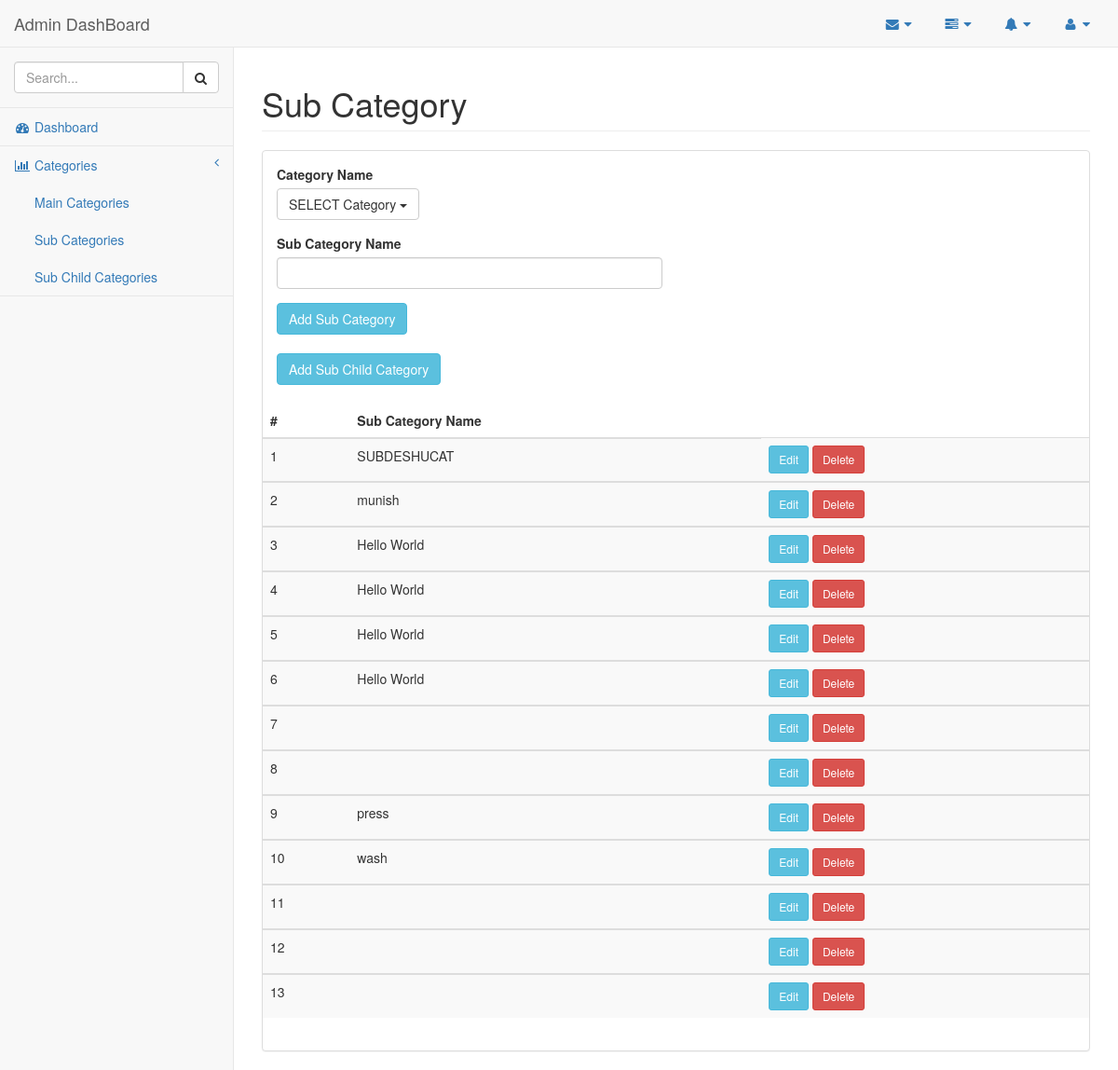
The page /subCategory.php on the database its author committed.
### tables this page shows
CREATE TABLE IF NOT EXISTS `sub_categories` (
`id` int(11) NOT NULL,
  `service_id` int(11) NOT NULL,
  `sub_category_name` varchar(100) NOT NULL
);

### classes/connectionClass.php (called while the page is built, shortened)
<?php
   	class connection {
   	   		public function __construct() {
   				$this->con = mysqli_connect(DB_SERVER,DB_USERNAME,DB_PASSWORD,DB_DATABASE);
   		}
   }
?>

### classes/servicesClass.php (called while the page is built, shortened)
<?php
	include 'connectionClass.php';
	class Service extends connection {
		public function allSubCategories(){
			$query = mysqli_query($this->con,"SELECT * from sub_categories");
			return $query;
		}
	}
 ?>

### subCategory.php (the view, shortened to what this page needs)
<?php
    include 'header.php';
    include 'sidebar.php';
    include 'classes/servicesClass.php';
?>
 <div id="page-wrapper">
            <div class="row">
                <div class="col-lg-12">
                    <h1 class="page-header">Sub Category</h1>
                </div>
            </div>
         <div class="row">
                <div class="col-lg-12">
                    <div class="panel panel-default">
                         <div class="panel-body">
                                <div class="row">
                                     <div class="col-lg-6">
                                             <div class="form-group">
                                                    <label class="control-label" for="inputSuccess">Category Name</label>
                                                    <div class="dropdown">
                                                        <button id="buttonname" class="btn btn-default dropdown-toggle" type="button" data-toggle="dropdown"><span id="hash">SELECT Category</span>
                                                        <span class="caret"></span></button>
                                                      </div>
                                                    </div>
                                             <form  method="post" role="form" action="subCategory.php">
                                                    <div class="form-group has-info">
                                                        <label class="control-label" for="inputSuccess">Sub Category Name</label>
                                                        <input type="text" class="form-control" id="inputSuccess" name="sub_category_name">
                                                    </div>
                                                        <input type="submit" class="btn btn-info" name="submit" value="Add Sub Category">
                                            </form>
                                            <br>
                                                <a href="subChildCategory.php"><button class="btn btn-info">Add Sub Child Category</button></a>
                                                <br>
                                            <br>
                                        </div>
                                        <div class="row">
                                            <div class="col-lg-12">
                                                <div class="table-responsive">
                                            <table class="table table-striped">
                                                <thead>
                                                    <tr>
                                                        <th>#</th>
                                                        <th>Sub Category Name</th>
                                                    </tr>
                                                </thead>
                                                <tbody>
                                                   <?php
                                                        $allcatObj = new Service;
                                                        $result = $allcatObj->allSubCategories();
                                                       $i=1;
                                                        while ($out=mysqli_fetch_array($result)) {
                                                      ?>
                                                      <tr>
                                                      <td><?php echo $i;?></td>
                                                          <td><?php
                                                           echo $out['sub_category_name'];
                                                           $cname=$out['sub_category_name'];
                                                          ?></td>
                                                        <td>
                                                        <a style="color:white;" href="editCategory.php?id=<?php echo $cname;?>&desc=<?php echo $cdes?>">
                                                            <button id="edit" class="btn btn-sm btn-info">
                                                                    Edit
                                                            </button>
                                                         </a>
                                                            <span><button id="delete" class="btn btn-sm btn-danger">Delete</button></span>
                                                        </td>
                                                    </tr>
                                                </tbody>
                                    <?php
                                        $i++;
                                          }
                                    ?>
                                            </table>
                            </div>
                                            </div>
                                        </div>
                                    </div>
                             </div>
                     </div>
            </div>
        </div>
</div>
<?php
    include 'footer.php';
 ?>

### rows shown on the page
sub_categories: sub_category_name "SUBDESHUCAT"
sub_categories: sub_category_name "munish"
sub_categories: sub_category_name "Hello World"
sub_categories: sub_category_name "Hello World"
sub_categories: sub_category_name "Hello World"
sub_categories: sub_category_name "Hello World"
sub_categories: sub_category_name "press"
sub_categories: sub_category_name "wash"
